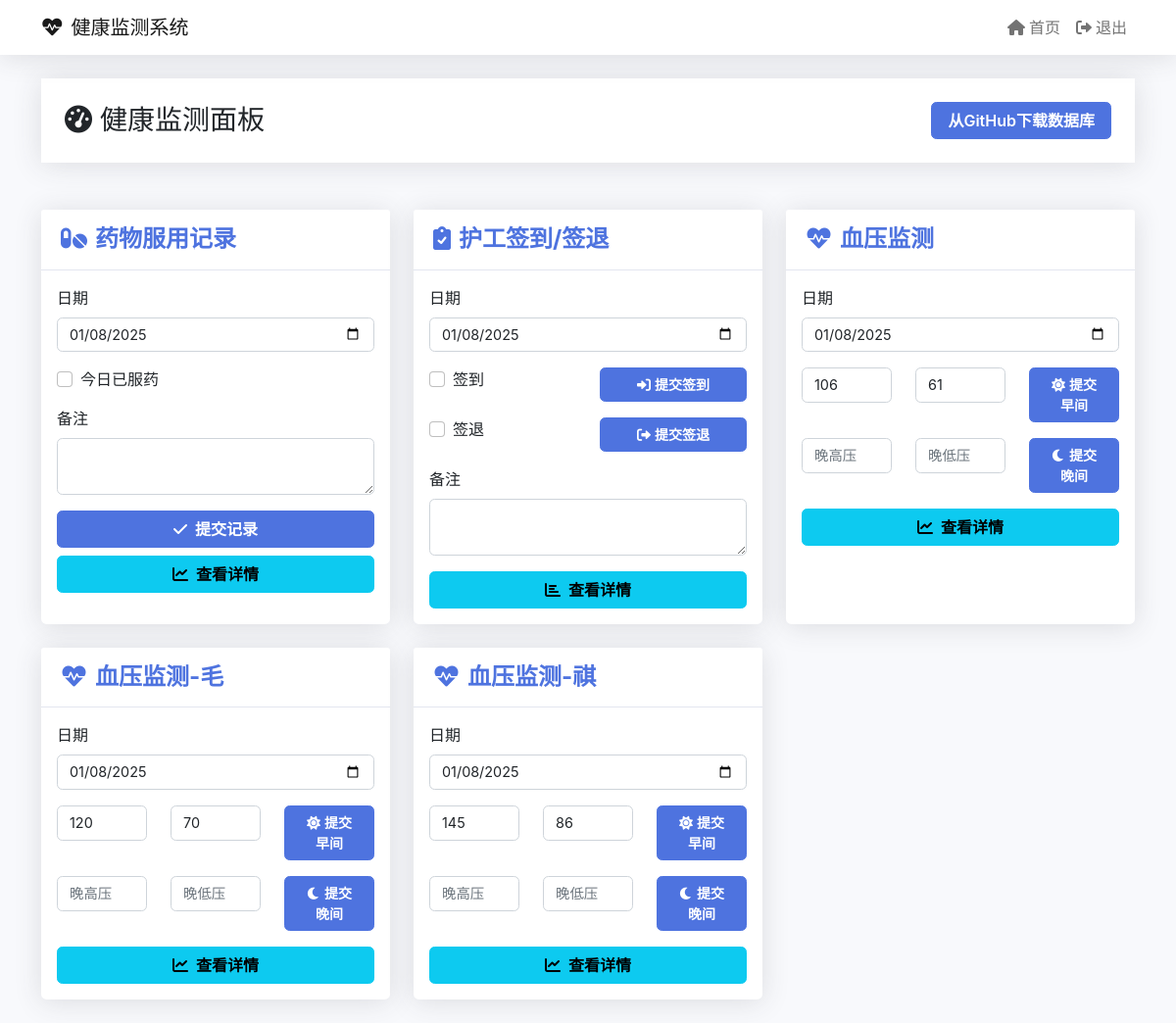
/landing (signed in), run on an earlier commit of the app's database.
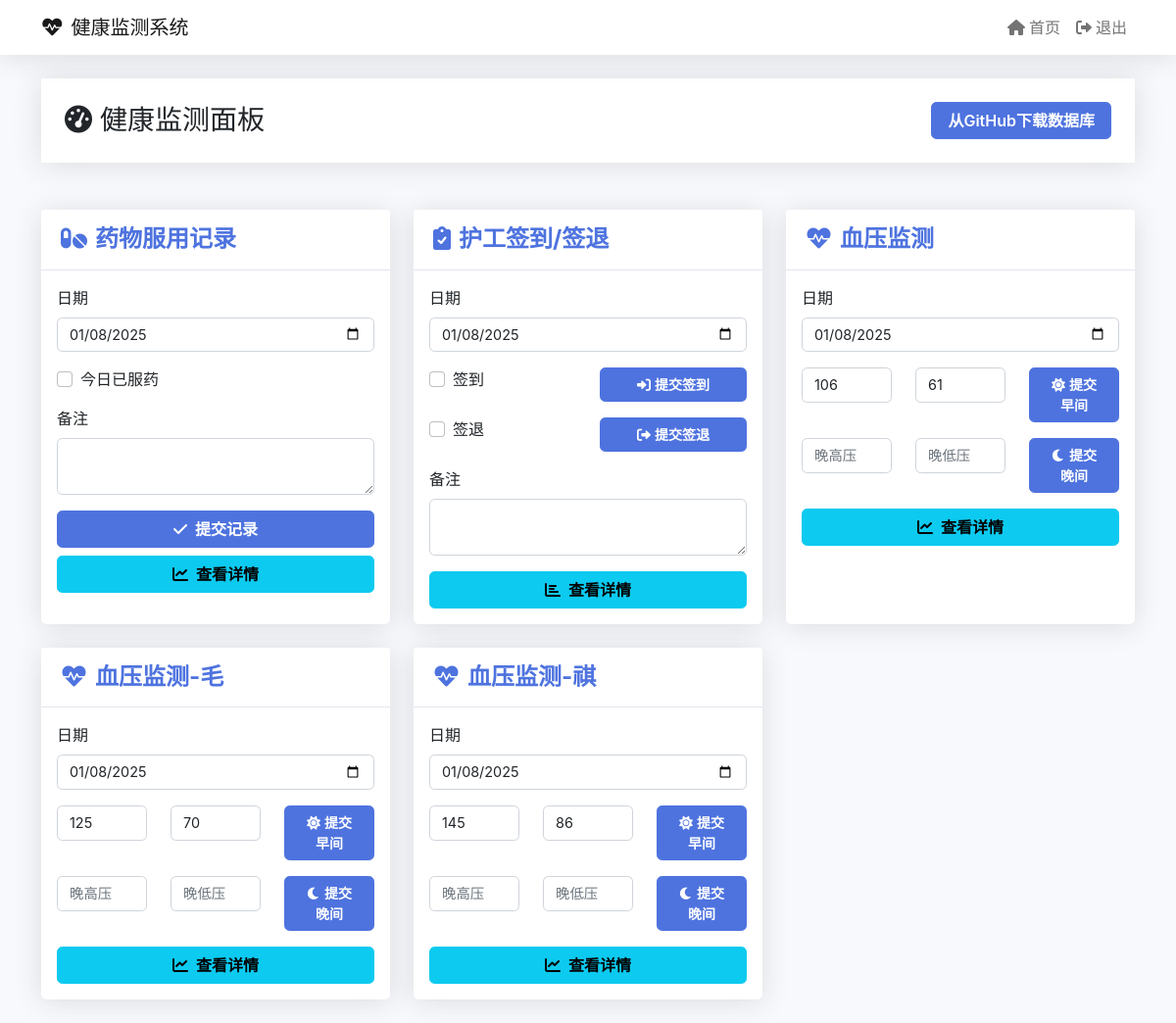
And on a later commit of the database.
### tables this page shows
CREATE TABLE bloodpressure_records
                 (id INTEGER PRIMARY KEY AUTOINCREMENT,
                  date TEXT NOT NULL,
                  day_of_week TEXT NOT NULL,
                  morning_high INTEGER,
                  morning_low INTEGER,
                  afternoon_high INTEGER,
                  afternoon_low INTEGER,
                  notes TEXT,
                  today_average TEXT,
                  risk TEXT);

CREATE TABLE bloodpressure2_records
           (id INTEGER PRIMARY KEY AUTOINCREMENT,
            date TEXT NOT NULL,
            day_of_week TEXT NOT NULL,
            morning_high INTEGER,
            morning_low INTEGER,
            afternoon_high INTEGER,
            afternoon_low INTEGER,
            notes TEXT,
            today_average TEXT,
            risk TEXT);

CREATE TABLE bloodpressure3_records
                 (id INTEGER PRIMARY KEY AUTOINCREMENT,
                  date TEXT NOT NULL,
                  day_of_week TEXT NOT NULL,
                  morning_high INTEGER,
                  morning_low INTEGER,
                  afternoon_high INTEGER,
                  afternoon_low INTEGER,
                  notes TEXT,
                  today_average TEXT,
                  risk TEXT);

### app.py (the view)
@app.route('/landing')
@login_required
def landing():
    try:
        db = get_db()
        try:
            last_bp = db.execute('''
                SELECT morning_high, morning_low, afternoon_high, afternoon_low
                FROM bloodpressure_records
                ORDER BY date DESC LIMIT 1
            ''').fetchone()
            last_bp2 = db.execute('''
                SELECT morning_high, morning_low, afternoon_high, afternoon_low
                FROM bloodpressure2_records
                ORDER BY date DESC LIMIT 1
            ''').fetchone()
            last_bp3 = db.execute('''
                SELECT morning_high, morning_low, afternoon_high, afternoon_low
                FROM bloodpressure3_records
                ORDER BY date DESC LIMIT 1
            ''').fetchone()
            db.close()
            return render_template('landing.html',
                current_date=datetime.now().strftime('%Y-%m-%d'),
                last_bp=last_bp or {'morning_high': '', 'morning_low': '',
                                  'afternoon_high': '', 'afternoon_low': ''},
                last_bp2=last_bp2 or {'morning_high': '', 'morning_low': '',
                                    'afternoon_high': '', 'afternoon_low': ''},
                last_bp3=last_bp3 or {'morning_high': '', 'morning_low': '',
                                    'afternoon_high': '', 'afternoon_low': ''})
        except Exception as e:
            db.close()
            print(f"查询数据库时出错: {str(e)}")
            return render_template('landing.html',
                current_date=datetime.now().strftime('%Y-%m-%d'),
                last_bp={'morning_high': '', 'morning_low': '',
                        'afternoon_high': '', 'afternoon_low': ''},
                last_bp2={'morning_high': '', 'morning_low': '',
                         'afternoon_high': '', 'afternoon_low': ''},
                last_bp3={'morning_high': '', 'morning_low': '',
                         'afternoon_high': '', 'afternoon_low': ''})
    except Exception as e:
        print(f"访问页面时出错: {str(e)}")
        return render_template('landing.html',
            current_date=datetime.now().strftime('%Y-%m-%d'),
            last_bp={'morning_high': '', 'morning_low': '',
                    'afternoon_high': '', 'afternoon_low': ''},
            last_bp2={'morning_high': '', 'morning_low': '',
                     'afternoon_high': '', 'afternoon_low': ''},
            last_bp3={'morning_high': '', 'morning_low': '',
                     'afternoon_high': '', 'afternoon_low': ''})

### templates/landing.html (shortened to what this page needs)
{% extends "base.html" %}
{% block content %}
<div class="row mb-4">
    <div class="col-12">
        <div class="page-header">
            <div class="container">
                <div class="d-flex justify-content-between align-items-center">
                    <h1 class="h3 mb-0 text-gray-800">
                        <i class="fas fa-tachometer-alt me-2"></i>健康监测面板
                    </h1>
                    <div class="btn-group" role="group">
                        <a href="{{ url_for('download_database') }}" class="btn btn-primary">从GitHub下载数据库</a>
                    </div>
                </div>
            </div>
        </div>
    </div>
</div>
<div class="row">
    <div class="col-lg-4 mb-4">
        <div class="card h-100">
            <div class="card-header d-flex align-items-center justify-content-between">
                <h4><i class="fas fa-pills me-2"></i>药物服用记录</h4>
            </div>
            <div class="card-body">
                <form action="{{ url_for('add_medicine_record') }}" method="POST">
                    <div class="form-group mb-3">
                        <label class="form-label">日期</label>
                        <input type="date" class="form-control" name="date" value="{{ current_date }}" required>
                    </div>
                    <div class="form-check mb-3">
                        <input type="checkbox" class="form-check-input" name="medicine_taken" id="medicineTaken">
                        <label class="form-check-label" for="medicineTaken">今日已服药</label>
                    </div>
                    <div class="form-group mb-3">
                        <label class="form-label">备注</label>
                        <textarea class="form-control" name="notes" rows="2"></textarea>
                    </div>
                    <div class="d-grid gap-2">
                        <button type="submit" class="btn btn-primary">
                            <i class="fas fa-check me-2"></i>提交记录
                        </button>
                        <a href="{{ url_for('medicine_detail') }}" class="btn btn-info">
                            <i class="fas fa-chart-line me-2"></i>查看详情
                        </a>
                    </div>
                </form>
            </div>
        </div>
    </div>
    <div class="col-lg-4 mb-4">
        <div class="card h-100">
            <div class="card-header d-flex align-items-center justify-content-between">
                <h4><i class="fas fa-clipboard-check me-2"></i>护工签到/签退</h4>
            </div>
            <div class="card-body">
                <form action="{{ url_for('add_checkin_record') }}" method="POST">
                    <div class="form-group mb-3">
                        <label class="form-label">日期</label>
                        <input type="date" class="form-control" name="date" value="{{ current_date }}" required>
                    </div>
                    <div class="row mb-3">
                        <div class="col">
                            <div class="form-check">
                                <input type="checkbox" class="form-check-input" name="checkin" id="checkin">
                                <label class="form-check-label" for="checkin">签到</label>
                            </div>
                        </div>
                        <div class="col">
                            <button type="submit" name="checkin_submit" class="btn btn-primary btn-sm w-100">
                                <i class="fas fa-sign-in-alt me-1"></i>提交签到
                            </button>
                        </div>
                    </div>
                    <div class="row mb-3">
                        <div class="col">
                            <div class="form-check">
                                <input type="checkbox" class="form-check-input" name="checkout" id="checkout">
                                <label class="form-check-label" for="checkout">签退</label>
                            </div>
                        </div>
                        <div class="col">
                            <button type="submit" name="checkout_submit" class="btn btn-primary btn-sm w-100">
                                <i class="fas fa-sign-out-alt me-1"></i>提交签退
                            </button>
                        </div>
                    </div>
                    <div class="form-group mb-3">
                        <label class="form-label">备注</label>
                        <textarea class="form-control" name="notes" rows="2"></textarea>
                    </div>
                    <div class="d-grid">
                        <a href="{{ url_for('checkin_detail') }}" class="btn btn-info">
                            <i class="fas fa-chart-bar me-2"></i>查看详情
                        </a>
                    </div>
                </form>
            </div>
        </div>
    </div>
    <div class="col-lg-4 mb-4">
        <div class="card h-100">
            <div class="card-header d-flex align-items-center justify-content-between">
                <h4><i class="fas fa-heartbeat me-2"></i>血压监测</h4>
            </div>
            <div class="card-body">
                <form action="{{ url_for('add_blood_pressure') }}" method="POST">
                    <div class="form-group mb-3">
                        <label class="form-label">日期</label>
                        <input type="date" class="form-control" name="date" value="{{ current_date }}" required>
                    </div>
                    <div class="row mb-3">
                        <div class="col">
                            <input type="number" class="form-control" name="morning_high" placeholder="早高压"
                                   value="{{ last_bp.morning_high }}">
                        </div>
                        <div class="col">
                            <input type="number" class="form-control" name="morning_low" placeholder="早低压"
                                   value="{{ last_bp.morning_low }}">
                        </div>
                        <div class="col">
                            <button type="submit" name="morning_submit" class="btn btn-primary btn-sm w-100">
                                <i class="fas fa-sun me-1"></i>提交早间
                            </button>
                        </div>
                    </div>
                    <div class="row mb-3">
                        <div class="col">
                            <input type="number" class="form-control" name="afternoon_high" placeholder="晚高压"
                                   value="{{ last_bp.afternoon_high }}">
                        </div>
                        <div class="col">
                            <input type="number" class="form-control" name="afternoon_low" placeholder="晚低压"
                                   value="{{ last_bp.afternoon_low }}">
                        </div>
                        <div class="col">
                            <button type="submit" name="afternoon_submit" class="btn btn-primary btn-sm w-100">
                                <i class="fas fa-moon me-1"></i>提交晚间
                            </button>
                        </div>
                    </div>
                    <div class="d-grid">
                        <a href="{{ url_for('blood_pressure_detail') }}" class="btn btn-info">
                            <i class="fas fa-chart-line me-2"></i>查看详情
                        </a>
                    </div>
                </form>
            </div>
        </div>
    </div>
    <div class="col-lg-4 mb-4">
        <div class="card h-100">
            <div class="card-header d-flex align-items-center justify-content-between">
                <h4><i class="fas fa-heartbeat me-2"></i>血压监测-毛</h4>
            </div>
            <div class="card-body">
                <form action="{{ url_for('add_blood_pressure2') }}" method="POST">
                    <div class="form-group mb-3">
                        <label class="form-label">日期</label>
                        <input type="date" class="form-control" name="date" value="{{ current_date }}" required>
                    </div>
                    <div class="row mb-3">
                        <div class="col">
                            <input type="number" class="form-control" name="morning_high" placeholder="早高压"
                                   value="{{ last_bp2.morning_high }}">
                        </div>
                        <div class="col">
                            <input type="number" class="form-control" name="morning_low" placeholder="早低压"
                                   value="{{ last_bp2.morning_low }}">
                        </div>
                        <div class="col">
                            <button type="submit" name="morning_submit" class="btn btn-primary btn-sm w-100">
                                <i class="fas fa-sun me-1"></i>提交早间
                            </button>
                        </div>
                    </div>
                    <div class="row mb-3">
                        <div class="col">
                            <input type="number" class="form-control" name="afternoon_high" placeholder="晚高压"
                                   value="{{ last_bp2.afternoon_high }}">
                        </div>
                        <div class="col">
                            <input type="number" class="form-control" name="afternoon_low" placeholder="晚低压"
                                   value="{{ last_bp2.afternoon_low }}">
                        </div>
                        <div class="col">
                            <button type="submit" name="afternoon_submit" class="btn btn-primary btn-sm w-100">
                                <i class="fas fa-moon me-1"></i>提交晚间
                            </button>
                        </div>
                    </div>
                    <div class="d-grid">
                        <a href="{{ url_for('blood_pressure2_detail') }}" class="btn btn-info">
                            <i class="fas fa-chart-line me-2"></i>查看详情
                        </a>
                    </div>
                </form>
            </div>
        </div>
    </div>
    <div class="col-lg-4 mb-4">
        <div class="card h-100">
            <div class="card-header d-flex align-items-center justify-content-between">
                <h4><i class="fas fa-heartbeat me-2"></i>血压监测-祺</h4>
            </div>
            <div class="card-body">
                <form action="{{ url_for('add_blood_pressure3') }}" method="POST">
                    <div class="form-group mb-3">
                        <label class="form-label">日期</label>
                        <input type="date" class="form-control" name="date" value="{{ current_date }}" required>
                    </div>
                    <div class="row mb-3">
                        <div class="col">
                            <input type="number" class="form-control" name="morning_high" placeholder="早高压"
                                   value="{{ last_bp3.morning_high }}">
                        </div>
                        <div class="col">
                            <input type="number" class="form-control" name="morning_low" placeholder="早低压"
                                   value="{{ last_bp3.morning_low }}">
                        </div>
                        <div class="col">
                            <button type="submit" name="morning_submit" class="btn btn-primary btn-sm w-100">
                                <i class="fas fa-sun me-1"></i>提交早间
                            </button>
                        </div>
                    </div>
                    <div class="row mb-3">
                        <div class="col">
                            <input type="number" class="form-control" name="afternoon_high" placeholder="晚高压"
                                   value="{{ last_bp3.afternoon_high }}">
                        </div>
                        <div class="col">
                            <input type="number" class="form-control" name="afternoon_low" placeholder="晚低压"
                                   value="{{ last_bp3.afternoon_low }}">
                        </div>
                        <div class="col">
                            <button type="submit" name="afternoon_submit" class="btn btn-primary btn-sm w-100">
                                <i class="fas fa-moon me-1"></i>提交晚间
                            </button>
                        </div>
                    </div>
                    <div class="d-grid">
                        <a href="{{ url_for('blood_pressure3_detail') }}" class="btn btn-info">
                            <i class="fas fa-chart-line me-2"></i>查看详情
                        </a>
                    </div>
                </form>
            </div>
        </div>
    </div>
</div>
{% endblock %}

What changed in the data, as far as the page shows it:
changed bloodpressure2_records: morning_high "120" → "125"
